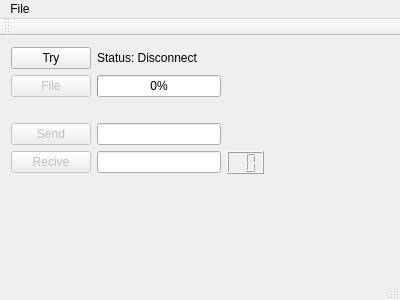
<?xml version="1.0" encoding="UTF-8"?>
<ui version="4.0">
 <class>MainWindow</class>
 <widget class="QMainWindow" name="MainWindow">
  <property name="geometry">
   <rect>
    <x>0</x>
    <y>0</y>
    <width>400</width>
    <height>300</height>
   </rect>
  </property>
  <property name="windowTitle">
   <string>MainWindow</string>
  </property>
  <widget class="QWidget" name="centralWidget">
   <widget class="QWidget" name="gridWidget" native="true">
    <property name="geometry">
     <rect>
      <x>0</x>
      <y>0</y>
      <width>275</width>
      <height>193</height>
     </rect>
    </property>
    <layout class="QGridLayout" name="gridLayout">
     <item row="2" column="1">
      <widget class="QLabel" name="fileLabel">
       <property name="text">
        <string/>
       </property>
      </widget>
     </item>
     <item row="4" column="2">
      <widget class="QLCDNumber" name="recvNumber">
       <property name="maximumSize">
        <size>
         <width>16777215</width>
         <height>50</height>
        </size>
       </property>
       <property name="digitCount">
        <number>2</number>
       </property>
      </widget>
     </item>
     <item row="3" column="1">
      <widget class="QLineEdit" name="sendLineEdit">
       <property name="enabled">
        <bool>true</bool>
       </property>
       <property name="readOnly">
        <bool>false</bool>
       </property>
      </widget>
     </item>
     <item row="1" column="1">
      <widget class="QProgressBar" name="progressBar">
       <property name="value">
        <number>0</number>
       </property>
      </widget>
     </item>
     <item row="3" column="0">
      <widget class="QPushButton" name="sendButton">
       <property name="enabled">
        <bool>false</bool>
       </property>
       <property name="text">
        <string>Send</string>
       </property>
      </widget>
     </item>
     <item row="1" column="0">
      <widget class="QPushButton" name="fileButton">
       <property name="enabled">
        <bool>false</bool>
       </property>
       <property name="maximumSize">
        <size>
         <width>100</width>
         <height>16777215</height>
        </size>
       </property>
       <property name="text">
        <string>File</string>
       </property>
      </widget>
     </item>
     <item row="0" column="0">
      <widget class="QPushButton" name="tryButton">
       <property name="maximumSize">
        <size>
         <width>100</width>
         <height>16777215</height>
        </size>
       </property>
       <property name="text">
        <string>Try</string>
       </property>
       <property name="checkable">
        <bool>false</bool>
       </property>
      </widget>
     </item>
     <item row="4" column="1">
      <widget class="QLineEdit" name="recvLineEdit">
       <property name="enabled">
        <bool>true</bool>
       </property>
       <property name="readOnly">
        <bool>true</bool>
       </property>
      </widget>
     </item>
     <item row="0" column="1">
      <widget class="QLabel" name="statusLabel">
       <property name="text">
        <string>Status: Disconnect</string>
       </property>
      </widget>
     </item>
     <item row="4" column="0">
      <widget class="QPushButton" name="recvButton">
       <property name="enabled">
        <bool>false</bool>
       </property>
       <property name="text">
        <string>Recive</string>
       </property>
      </widget>
     </item>
     <item row="5" column="1">
      <spacer name="verticalSpacer">
       <property name="orientation">
        <enum>Qt::Vertical</enum>
       </property>
       <property name="sizeHint" stdset="0">
        <size>
         <width>20</width>
         <height>40</height>
        </size>
       </property>
      </spacer>
     </item>
    </layout>
   </widget>
  </widget>
  <widget class="QMenuBar" name="menuBar">
   <property name="geometry">
    <rect>
     <x>0</x>
     <y>0</y>
     <width>400</width>
     <height>21</height>
    </rect>
   </property>
   <widget class="QMenu" name="menuFile">
    <property name="title">
     <string>File</string>
    </property>
   </widget>
   <addaction name="menuFile"/>
  </widget>
  <widget class="QToolBar" name="mainToolBar">
   <attribute name="toolBarArea">
    <enum>TopToolBarArea</enum>
   </attribute>
   <attribute name="toolBarBreak">
    <bool>false</bool>
   </attribute>
  </widget>
  <widget class="QStatusBar" name="statusBar"/>
 </widget>
 <layoutdefault spacing="6" margin="11"/>
 <resources/>
 <connections/>
</ui>
